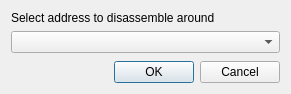
<?xml version="1.0" encoding="UTF-8"?>
<ui version="4.0">
 <class>SelectAddressDialog</class>
 <widget class="QDialog" name="SelectAddressDialog">
  <property name="geometry">
   <rect>
    <x>0</x>
    <y>0</y>
    <width>291</width>
    <height>94</height>
   </rect>
  </property>
  <property name="windowTitle">
   <string>Address Selector</string>
  </property>
  <property name="toolTip">
   <string>Select the address to disassemble around</string>
  </property>
  <layout class="QVBoxLayout" name="verticalLayout">
   <item>
    <widget class="QLabel" name="label">
     <property name="text">
      <string>Select address to disassemble around</string>
     </property>
    </widget>
   </item>
   <item>
    <widget class="KHistoryComboBox" name="comboBox">
     <property name="insertPolicy">
      <enum>QComboBox::InsertAtTop</enum>
     </property>
     <property name="urlDropsEnabled" stdset="0">
      <bool>false</bool>
     </property>
    </widget>
   </item>
   <item>
    <spacer name="verticalSpacer">
     <property name="orientation">
      <enum>Qt::Vertical</enum>
     </property>
     <property name="sizeHint" stdset="0">
      <size>
       <width>20</width>
       <height>40</height>
      </size>
     </property>
    </spacer>
   </item>
   <item>
    <widget class="QDialogButtonBox" name="buttonBox">
     <property name="standardButtons">
      <set>QDialogButtonBox::Cancel|QDialogButtonBox::Ok</set>
     </property>
    </widget>
   </item>
  </layout>
 </widget>
 <customwidgets>
  <customwidget>
   <class>KComboBox</class>
   <extends>QComboBox</extends>
   <header>KComboBox</header>
  </customwidget>
  <customwidget>
   <class>KHistoryComboBox</class>
   <extends>KComboBox</extends>
   <header>KHistoryComboBox</header>
  </customwidget>
 </customwidgets>
 <resources/>
 <connections>
  <connection>
   <sender>buttonBox</sender>
   <signal>accepted()</signal>
   <receiver>SelectAddressDialog</receiver>
   <slot>accept()</slot>
   <hints>
    <hint type="sourcelabel">
     <x>140</x>
     <y>72</y>
    </hint>
    <hint type="destinationlabel">
     <x>146</x>
     <y>88</y>
    </hint>
   </hints>
  </connection>
  <connection>
   <sender>buttonBox</sender>
   <signal>rejected()</signal>
   <receiver>SelectAddressDialog</receiver>
   <slot>reject()</slot>
   <hints>
    <hint type="sourcelabel">
     <x>245</x>
     <y>71</y>
    </hint>
    <hint type="destinationlabel">
     <x>241</x>
     <y>88</y>
    </hint>
   </hints>
  </connection>
 </connections>
</ui>
